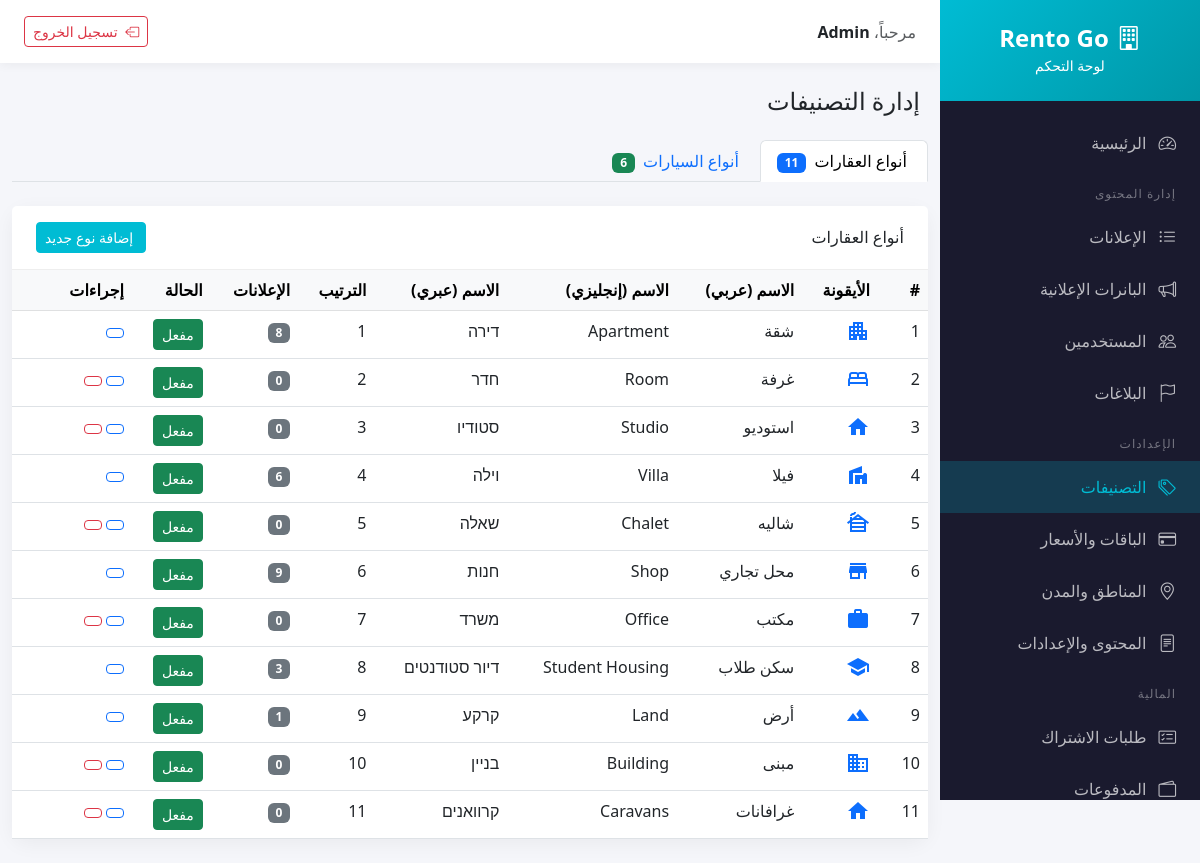
The page /deploy/admin/listing-types.php on the database its author committed.
### tables this page shows
CREATE TABLE `property_types` (
  `id` int(10) UNSIGNED NOT NULL,
  `name_ar` varchar(100) NOT NULL,
  `name_en` varchar(100) NOT NULL,
  `name_he` varchar(100) NOT NULL,
  `slug` varchar(50) NOT NULL,
  `icon` varchar(50) DEFAULT NULL COMMENT 'Icon name for Flutter/Web',
  `is_active` tinyint(1) DEFAULT 1,
  `sort_order` int(11) DEFAULT 0,
  `created_at` timestamp NULL DEFAULT current_timestamp(),
  `updated_at` timestamp NULL DEFAULT current_timestamp() ON UPDATE current_timestamp()
);

### deploy/backend/config/database.php (called while the page is built, shortened)
<?php
class Database {
    private static $instance = null;
    private $connection;
    private function __construct() {
        try {
            $dsn = "mysql:host=" . DB_HOST . ";dbname=" . DB_NAME . ";charset=" . DB_CHARSET;
            $options = [
                PDO::ATTR_ERRMODE => PDO::ERRMODE_EXCEPTION,
                PDO::ATTR_DEFAULT_FETCH_MODE => PDO::FETCH_ASSOC,
                PDO::ATTR_EMULATE_PREPARES => false,
            ];
            $this->connection = new PDO($dsn, DB_USER, DB_PASS, $options);
            $this->connection->exec("SET time_zone = '+02:00'");
        } catch (PDOException $e) {
            throw new Exception("Database connection failed: " . $e->getMessage());
        }
    }
    public static function getInstance() {
        if (self::$instance === null) {
            self::$instance = new self();
        }
        return self::$instance;
    }
    public function query($sql, $params = []) {
        $stmt = $this->connection->prepare($sql);
        $stmt->execute($params);
        return $stmt;
    }
    public function fetchAll($sql, $params = []) {
        return $this->query($sql, $params)->fetchAll();
    }
}

### deploy/admin/listing-types.php (the view, shortened to what this page needs)
<?php
require_once 'includes/header.php';
require_once '../backend/config/database.php';
$db = Database::getInstance();
$activeTab = $_GET['tab'] ?? 'property';
$propertyTypes = $db->fetchAll("SELECT * FROM property_types ORDER BY sort_order, id") ?: [];
$carTypes = $db->fetchAll("SELECT * FROM car_types ORDER BY sort_order, id") ?: [];
$propertyTypesUsage = [];
$propertyUsage = $db->fetchAll("SELECT property_type_id, COUNT(*) as count FROM properties WHERE property_type_id IS NOT NULL GROUP BY property_type_id") ?: [];
foreach ($propertyUsage as $u) {
    $propertyTypesUsage[$u['property_type_id']] = $u['count'];
}
?>
<div class="container-fluid py-4">
    <div class="d-flex justify-content-between align-items-center mb-4">
        <h4 class="mb-0">
            إدارة التصنيفات
        </h4>
    </div>
    <ul class="nav nav-tabs mb-4" role="tablist">
        <li class="nav-item">
            <a class="nav-link <?= $activeTab === 'property' ? 'active' : '' ?>"
               href="#property-types" data-bs-toggle="tab">
                أنواع العقارات
                <span class="badge bg-primary ms-1"><?= count($propertyTypes) ?></span>
            </a>
        </li>
        <li class="nav-item">
            <a class="nav-link <?= $activeTab === 'car' ? 'active' : '' ?>"
               href="#car-types" data-bs-toggle="tab">
                أنواع السيارات
                <span class="badge bg-success ms-1"><?= count($carTypes) ?></span>
            </a>
        </li>
    </ul>
    <div class="tab-content">
        <div class="tab-pane fade <?= $activeTab === 'property' ? 'show active' : '' ?>" id="property-types">
            <div class="card">
                <div class="card-header d-flex justify-content-between align-items-center">
                    <span>أنواع العقارات</span>
                    <button class="btn btn-primary btn-sm" data-bs-toggle="modal" data-bs-target="#propertyTypeModal" onclick="resetForm('property')">
                        <i class="fas fa-plus me-1"></i> إضافة نوع جديد
                    </button>
                </div>
                <div class="card-body p-0">
                    <div class="table-responsive">
                        <table class="table table-hover mb-0">
                            <thead class="table-light">
                                <tr>
                                    <th width="50">#</th>
                                    <th>الأيقونة</th>
                                    <th>الاسم (عربي)</th>
                                    <th>الاسم (إنجليزي)</th>
                                    <th>الاسم (عبري)</th>
                                    <th>الترتيب</th>
                                    <th>الإعلانات</th>
                                    <th>الحالة</th>
                                    <th width="120">إجراءات</th>
                                </tr>
                            </thead>
                            <tbody>
                                <?php foreach ($propertyTypes as $pt): ?>
                                <tr>
                                    <td><?= $pt['id'] ?></td>
                                    <td>
                                        <span class="material-icons text-primary"><?= htmlspecialchars($pt['icon'] ?? 'home') ?></span>
                                    </td>
                                    <td><?= htmlspecialchars($pt['name_ar']) ?></td>
                                    <td><?= htmlspecialchars($pt['name_en']) ?></td>
                                    <td><?= htmlspecialchars($pt['name_he']) ?></td>
                                    <td><?= $pt['sort_order'] ?></td>
                                    <td>
                                        <span class="badge bg-secondary">
                                            <?= $propertyTypesUsage[$pt['id']] ?? 0 ?>
                                        </span>
                                    </td>
                                    <td>
                                        <form method="POST" class="d-inline">
                                            <button type="submit" class="btn btn-sm <?= $pt['is_active'] ? 'btn-success' : 'btn-secondary' ?>">
                                                <?= $pt['is_active'] ? 'مفعل' : 'معطل' ?>
                                            </button>
                                        </form>
                                    </td>
                                    <td>
                                        <button class="btn btn-sm btn-outline-primary" onclick="editType('property', <?= htmlspecialchars(json_encode($pt)) ?>)">
                                        </button>
                                        <?php if (($propertyTypesUsage[$pt['id']] ?? 0) == 0): ?>
                                        <form method="POST" class="d-inline" onsubmit="return confirm('هل أنت متأكد من الحذف؟')">
                                            <button type="submit" class="btn btn-sm btn-outline-danger">
                                            </button>
                                        </form>
                                        <?php endif; ?>
                                    </td>
                                </tr>
                                <?php endforeach; ?>
                            </tbody>
                        </table>
                    </div>
                </div>
            </div>
        </div>
    </div>
</div>
<?php require_once 'includes/footer.php'; ?>

### deploy/admin/includes/header.php (shortened to what this page needs)
<!DOCTYPE html>
<html lang="ar" dir="rtl">
<head>
    <link href="https://cdn.jsdelivr.net/npm/bootstrap@5.3.0/dist/css/bootstrap.rtl.min.css" rel="stylesheet">
    <link rel="stylesheet" href="https://cdn.jsdelivr.net/npm/bootstrap-icons@1.11.0/font/bootstrap-icons.css">
</head>
<body>
    <div class="sidebar">
        <div class="sidebar-header">
            <h4><i class="bi bi-building me-2"></i>Rento Go</h4>
            <small>لوحة التحكم</small>
        </div>
        <div class="sidebar-menu">
            <a href="index.php" class="<?= basename($_SERVER['PHP_SELF']) == 'index.php' ? 'active' : '' ?>">
                <i class="bi bi-speedometer2"></i> الرئيسية
            </a>
            <div class="menu-header">إدارة المحتوى</div>
            <a href="listings.php" class="<?= basename($_SERVER['PHP_SELF']) == 'listings.php' ? 'active' : '' ?>">
                <i class="bi bi-list-ul"></i> الإعلانات
            </a>
            <a href="banners.php" class="<?= basename($_SERVER['PHP_SELF']) == 'banners.php' ? 'active' : '' ?>">
                <i class="bi bi-megaphone"></i> البانرات الإعلانية
            </a>
            <a href="users.php" class="<?= basename($_SERVER['PHP_SELF']) == 'users.php' ? 'active' : '' ?>">
                <i class="bi bi-people"></i> المستخدمين
            </a>
            <a href="reports.php" class="<?= basename($_SERVER['PHP_SELF']) == 'reports.php' ? 'active' : '' ?>">
                <i class="bi bi-flag"></i> البلاغات
            </a>
            <div class="menu-header">الإعدادات</div>
            <a href="listing-types.php" class="<?= basename($_SERVER['PHP_SELF']) == 'listing-types.php' ? 'active' : '' ?>">
                <i class="bi bi-tags"></i> التصنيفات
            </a>
            <a href="plans.php" class="<?= basename($_SERVER['PHP_SELF']) == 'plans.php' ? 'active' : '' ?>">
                <i class="bi bi-credit-card"></i> الباقات والأسعار
            </a>
            <a href="regions.php" class="<?= basename($_SERVER['PHP_SELF']) == 'regions.php' ? 'active' : '' ?>">
                <i class="bi bi-geo-alt"></i> المناطق والمدن
            </a>
            <a href="pages.php" class="<?= basename($_SERVER['PHP_SELF']) == 'pages.php' ? 'active' : '' ?>">
                <i class="bi bi-file-text"></i> المحتوى والإعدادات
            </a>
            <div class="menu-header">المالية</div>
            <a href="subscriptions.php" class="<?= basename($_SERVER['PHP_SELF']) == 'subscriptions.php' ? 'active' : '' ?>">
                <i class="bi bi-card-checklist"></i> طلبات الاشتراك
            </a>
            <a href="payments.php" class="<?= basename($_SERVER['PHP_SELF']) == 'payments.php' ? 'active' : '' ?>">
                <i class="bi bi-wallet2"></i> المدفوعات
            </a>
        </div>
    </div>
    <div class="main-content">
        <div class="top-navbar">
            <div>
                <span class="text-muted">مرحباً،</span>
                <strong><?= htmlspecialchars($_SESSION['admin_name'] ?? 'Admin') ?></strong>
            </div>
            <div>
                <a href="logout.php" class="btn btn-outline-danger btn-sm">
                    <i class="bi bi-box-arrow-left me-1"></i>
                    تسجيل الخروج
                </a>
            </div>
        </div>

### deploy/admin/includes/footer.php (shortened to what this page needs)
    </div>
</body>
</html>

### deploy/admin/includes/header.php (style rules this page uses)
:root { --teal: #00bcd4; --teal-dark: #0097a7; --dark-bg: #1a1a2e; --sidebar-width: 260px; }
body { font-family: 'Segoe UI', Tahoma, Geneva, Verdana, sans-serif; background-color: #f5f6fa; }
.sidebar { position: fixed; top: 0; right: 0; width: var(--sidebar-width); height: 100vh; background: var(--dark-bg); padding-top: 0; z-index: 1000; overflow-y: auto; }
.sidebar-header { background: linear-gradient(135deg, var(--teal), var(--teal-dark)); padding: 1.5rem; text-align: center; color: white; }
.sidebar-header h4 { margin: 0; font-weight: bold; }
.sidebar-menu { padding: 1rem 0; }
.sidebar-menu a { display: flex; align-items: center; padding: 0.8rem 1.5rem; color: rgba(255,255,255,0.7); text-decoration: none; transition: all 0.3s; }
.sidebar-menu a:hover, .sidebar-menu a.active { background: rgba(0, 188, 212, 0.2); color: var(--teal); }
.sidebar-menu a i { margin-left: 0.75rem; font-size: 1.1rem; }
.sidebar-menu .menu-header { padding: 1rem 1.5rem 0.5rem; font-size: 0.75rem; text-transform: uppercase; color: rgba(255,255,255,0.4); letter-spacing: 1px; }
.main-content { margin-right: var(--sidebar-width); min-height: 100vh; }
.top-navbar { background: white; padding: 1rem 1.5rem; box-shadow: 0 2px 10px rgba(0,0,0,0.05); display: flex; justify-content: space-between; align-items: center; }
.card { border: none; border-radius: 15px; box-shadow: 0 5px 20px rgba(0,0,0,0.05); }
.card-header { background: white; border-bottom: 1px solid #eee; padding: 1rem 1.5rem; }
.btn-primary { background: var(--teal); border-color: var(--teal); }

### rows shown on the page
property_types: id "1", name_ar "شقة", name_en "Apartment", name_he "דירה", sort_order "1", id "8", is_active "مفعل"
property_types: id "2", name_ar "غرفة", name_en "Room", name_he "חדר", sort_order "2", id "0", is_active "مفعل"
property_types: id "3", name_ar "استوديو", name_en "Studio", name_he "סטודיו", sort_order "3", id "0", is_active "مفعل"
property_types: id "4", name_ar "فيلا", name_en "Villa", name_he "וילה", sort_order "4", id "6", is_active "مفعل"
property_types: id "5", name_ar "شاليه", name_en "Chalet", name_he "שאלה", sort_order "5", id "0", is_active "مفعل"
property_types: id "6", name_ar "محل تجاري", name_en "Shop", name_he "חנות", sort_order "6", id "9", is_active "مفعل"
property_types: id "7", name_ar "مكتب", name_en "Office", name_he "משרד", sort_order "7", id "0", is_active "مفعل"
property_types: id "8", name_ar "سكن طلاب", name_en "Student Housing", name_he "דיור סטודנטים", sort_order "8", id "3", is_active "مفعل"
property_types: id "9", name_ar "أرض", name_en "Land", name_he "קרקע", sort_order "9", id "1", is_active "مفعل"
property_types: id "10", name_ar "مبنى", name_en "Building", name_he "בניין", sort_order "10", id "0", is_active "مفعل"
property_types: id "11", name_ar "غرافانات", name_en "Caravans", name_he "קרוואנים", sort_order "11", id "0", is_active "مفعل"

### other values the page prints
$_SESSION['admin_name'] "Admin"
count($propertyTypes) "11"
count($carTypes) "6"
